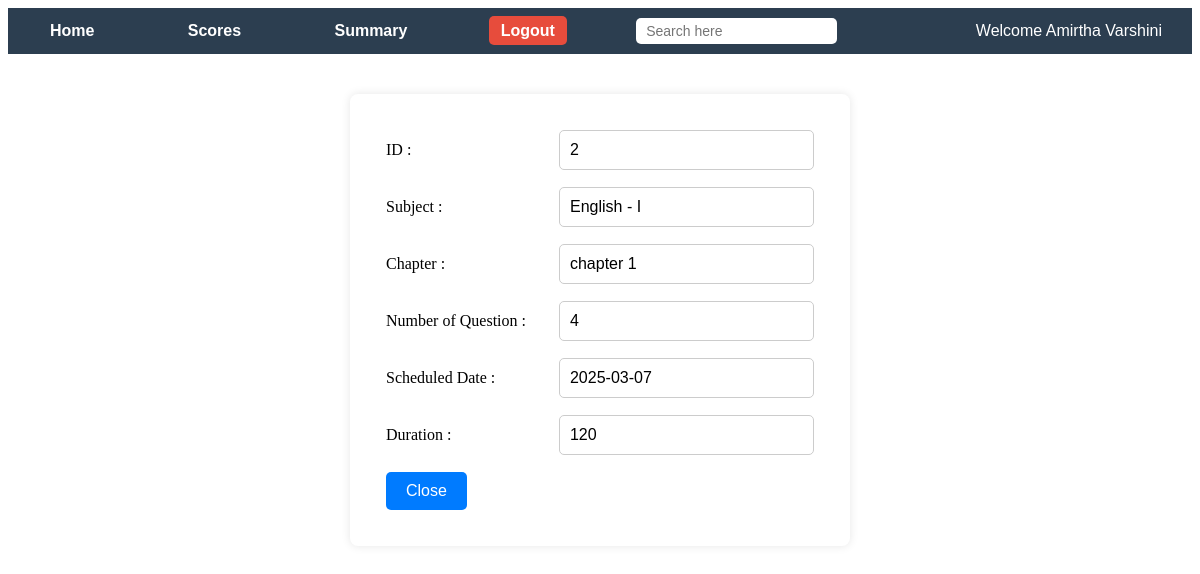
Page /userdb/user_view_quiz/2 (signed in) on the committed database.
### models.py (models this page shows)
class Quiz(data.Model):
    __tablename__='quizzes'
    quiz_id=data.Column(data.Integer,primary_key=True)
    quiz_title=data.Column(data.String(200),nullable=False)
    chap_id=data.Column(data.Integer,data.ForeignKey('chap.chap_id'),nullable=False)
    quiz_date=data.Column(data.Date,nullable=False)
    quiz_time=data.Column(data.Integer,nullable=False)
    quiz_score=data.relationship('Scores',backref='Quiz',lazy=True)
    quiz_ques=data.relationship('Questions',backref='Quiz',lazy=True)
    @property
    def question(self):
        return len(self.quiz_ques)

class Subject(data.Model):
    __tablename__='sub'
    sub_id=data.Column(data.Integer,primary_key=True)
    sub_name=data.Column(data.String(50),nullable=False,unique=True)
    sub_Description=data.Column(data.Text,nullable=True)
    sub_quiz_descrip=data.Column(data.Text,nullable=True)
    sub_chap=data.relationship('Chapter',backref='Subject',lazy=True)

class Chapter(data.Model):
    __tablename__='chap'
    chap_id=data.Column(data.Integer,primary_key=True)
    chap_title=data.Column(data.String(200),nullable=False)
    chap_description=data.Column(data.Text,nullable=False)
    chap_quiz=data.relationship('Quiz',backref='Chapter',lazy=True)
    sub_id=data.Column(data.Integer,data.ForeignKey('sub.sub_id'),nullable=False)

### app.py (the view)
@application.route('/userdb/user_view_quiz/<int:quiz_id>',methods=['GET','POST'])
def user_view_quiz(quiz_id):
    if 'name' not in session:
        flash('please login')
        return redirect(url_for('Login'))
    quiz=Quiz.query.get_or_404(quiz_id)
    chapter=Chapter.query.filter_by(chap_id=quiz.chap_id).first()
    subject=Subject.query.filter_by(sub_id=chapter.sub_id).first()
    return render_template('user_view_quiz.html',quiz=quiz,chapter=chapter.chap_title,subject=subject.sub_name,request_path=request.path)

### templates/user_view_quiz.html (shortened to what this page needs)
{% extends 'index.html' %}
{% block navbar %}
{% include 'user-navbar.html' %}
{% endblock %}
{% block content %}
<center>
<table>
    <tr>
        <td>ID :</td>
        <td><input type="text" name="quiz_id" value="{{ quiz.quiz_id }}" readonly></td>
    </tr>
    <tr>
        <td>Subject :</td>
        <td><input type="text" name="quiz_id" value="{{ subject }}" readonly></td>
    </tr>
    <tr>
        <td>Chapter :</td>
        <td><input type="text" name="quiz_id" value="{{ chapter }}" readonly></td>
    </tr>
    <tr>
        <td>Number of Question :</td>
        <td><input type="text" name="quiz_id" value="{{ quiz.question }}" readonly></td>
    </tr>
    <tr>
        <td>Scheduled Date :</td>
        <td><input type="text" name="quiz_id" value="{{ quiz.quiz_date }}" readonly></td>
    </tr>
    <tr>
        <td>Duration :</td>
        <td><input type="text" name="quiz_id" value="{{ quiz.quiz_time }}" readonly></td>
    </tr>
    <tr>
        <td><a href="{{url_for('userdb')}}"><button>Close</button></a></td>
    </tr>
</table>
</center>
{% endblock %}

### static/style.css (style rules this page uses)
#index-page center { display: flex; flex-direction: column; align-items: center; justify-content: center; height: auto; padding: 20px; }
#index-page table { width: 100%; max-width: 500px; margin: 20px auto; border-spacing: 15px; background-color: #fff; padding: 20px; border-radius: 8px; box-shadow: 0 0 10px rgba(0, 0, 0, 0.1); }
#index-page input[type="text"], #index-page input[type="email"], #index-page input[type="password"], #index-page input[type="date"], #index-page button[type="submit"], #index-page button { width: 100%; padding: 10px; border: 1px solid #ccc; border-radius: 5px; font-size: 1em; box-sizing: border-box; }
#index-page input[type="submit"], #index-page input[type="button"], #index-page button[type="button"], #index-page input[type="reset"], #index-page button[type="submit"], #index-page button[type="button"], #index-page button { width: auto; padding: 10px 20px; background-color: #007BFF; color: white; font-size: 1em; border: none; border-radius: 5px; cursor: pointer; transition: background-color 0.3s; }

### rows in the picture
Quiz: quiz_id "2", quiz_id "2025-03-07", quiz_id "120"
Subject: quiz_id "English - I"
Chapter: quiz_id "chapter 1"

### other values in the picture
{{ session['name'] }} "Amirtha Varshini"
